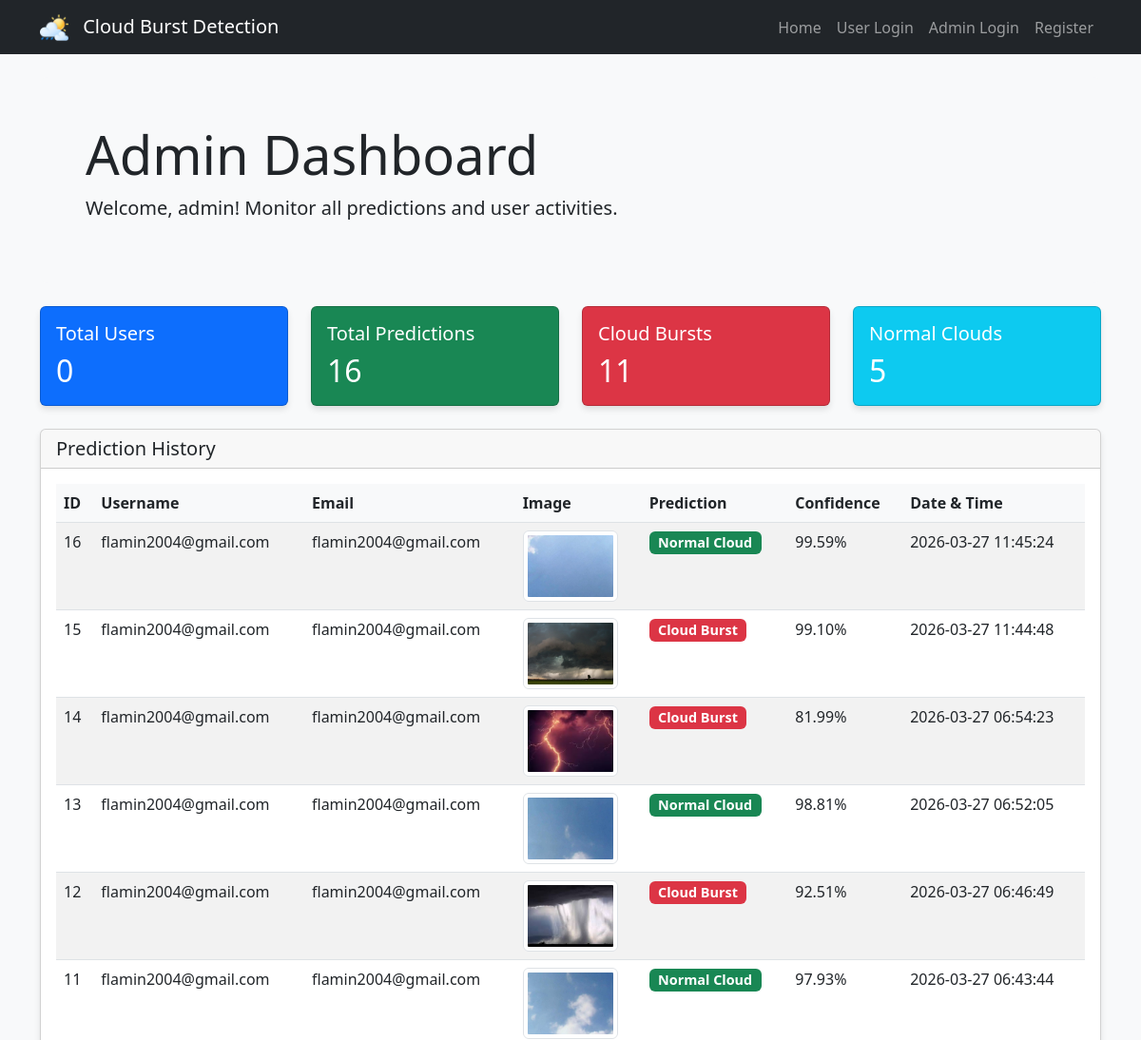
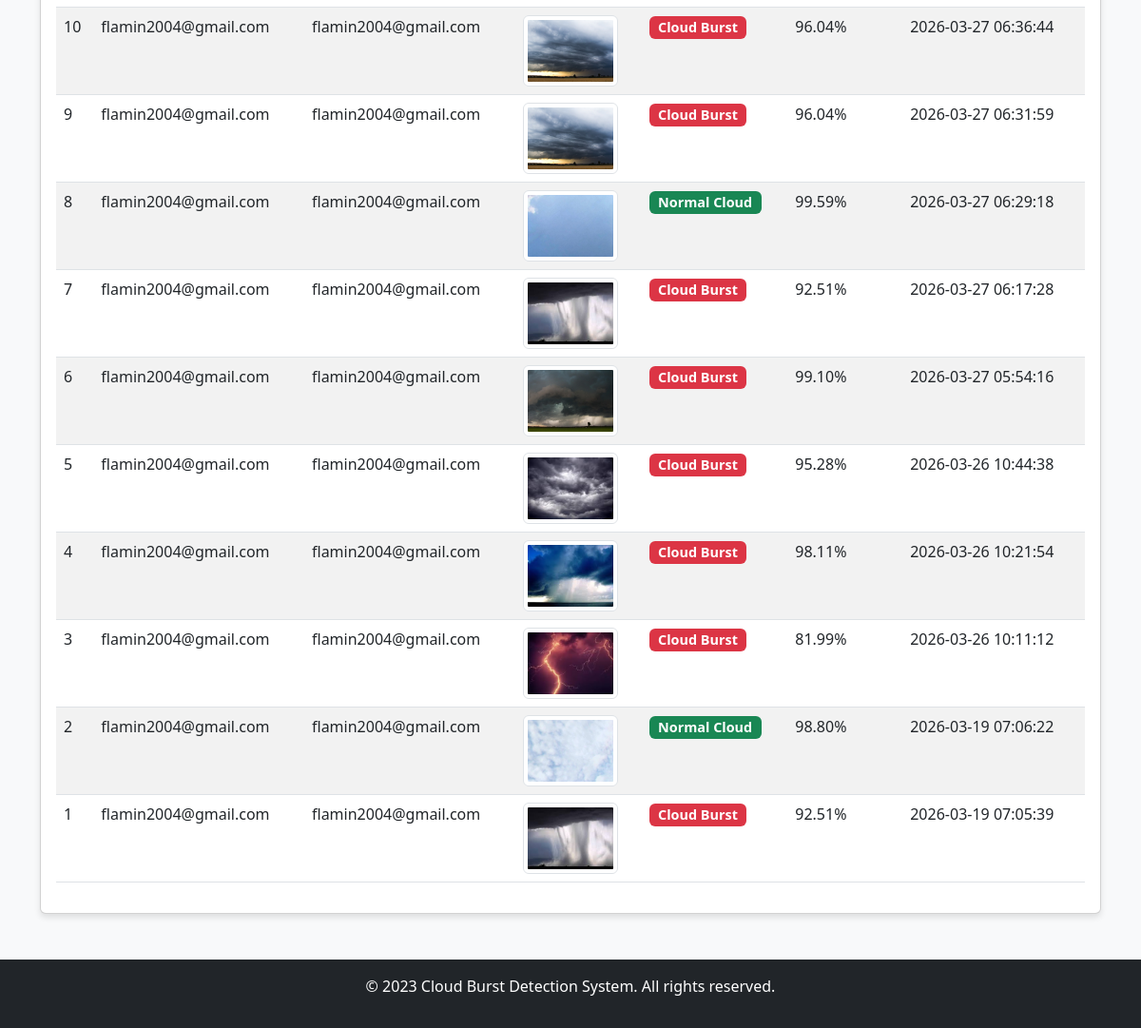
/admin_dashboard (signed in), run on the app's committed database (2 pictures, top to bottom).
### tables this page shows
CREATE TABLE predictions (
        id INTEGER PRIMARY KEY AUTOINCREMENT,
        user_id INTEGER,
        image_path TEXT NOT NULL,
        prediction_result TEXT NOT NULL,
        confidence REAL NOT NULL,
        timestamp DATETIME DEFAULT CURRENT_TIMESTAMP,
        FOREIGN KEY (user_id) REFERENCES users (id)
    );

CREATE TABLE users (
        id INTEGER PRIMARY KEY AUTOINCREMENT,
        username TEXT UNIQUE NOT NULL,
        email TEXT UNIQUE NOT NULL,
        password TEXT NOT NULL
    );

### app.py (the view)
@app.route('/admin_dashboard')
def admin_dashboard():
    if 'user_id' not in session or not session.get('is_admin', False):
        flash('Please login as an admin!', 'danger')
        return redirect(url_for('admin_login'))
    conn = get_db_connection()
    cursor = conn.cursor()
    cursor.execute('''
    SELECT p.id, u.username, u.email, p.image_path, p.prediction_result, p.confidence, p.timestamp
    FROM predictions p
    JOIN users u ON p.user_id = u.id
    ORDER BY p.timestamp DESC
    ''')
    predictions = cursor.fetchall()
    conn.close()
    formatted_predictions = []
    for pred in predictions:
        confidence = pred['confidence']
        try:
            confidence = float(confidence)
        except (ValueError, TypeError) as e:
            print(f"Error converting confidence: {e}")
            confidence = 0.0  # Default value
        formatted_predictions.append({
            'id': pred['id'],
            'username': pred['username'],
            'email': pred['email'],
            'image_path': pred['image_path'],
            'prediction_result': pred['prediction_result'],
            'confidence': confidence,
            'timestamp': pred['timestamp']
        })
    return render_template('admin_dashboard.html', predictions=formatted_predictions)

### app.py (called while the page is built)
def get_db_connection():
    conn = sqlite3.connect('database.db')
    conn.row_factory = sqlite3.Row  # Allow accessing columns by name
    return conn

### templates/admin_dashboard.html
{% extends "base.html" %}
{% block content %}
<div class="row">
    <div class="col-md-12">
        <div class="jumbotron bg-light p-5 rounded-lg mb-4">
            <h1 class="display-4">Admin Dashboard</h1>
            <p class="lead">Welcome, {{ session.username }}! Monitor all predictions and user activities.</p>
        </div>
    </div>
</div>
<div class="row mb-4">
    <div class="col-md-3">
        <div class="card bg-primary text-white">
            <div class="card-body">
                <h5 class="card-title">Total Users</h5>
                <h2 class="card-text">0</h2>
            </div>
        </div>
    </div>
    <div class="col-md-3">
        <div class="card bg-success text-white">
            <div class="card-body">
                <h5 class="card-title">Total Predictions</h5>
                <h2 class="card-text">{{ predictions|length }}</h2>
            </div>
        </div>
    </div>
    <div class="col-md-3">
        <div class="card bg-danger text-white">
            <div class="card-body">
                <h5 class="card-title">Cloud Bursts</h5>
                <h2 class="card-text">{{ predictions|selectattr('prediction_result', 'equalto', 'Cloud Burst')|list|length }}</h2>
            </div>
        </div>
    </div>
    <div class="col-md-3">
        <div class="card bg-info text-white">
            <div class="card-body">
                <h5 class="card-title">Normal Clouds</h5>
                <h2 class="card-text">{{ predictions|selectattr('prediction_result', 'equalto', 'Normal Cloud')|list|length }}</h2>
            </div>
        </div>
    </div>
</div>
<div class="card">
    <div class="card-header">
        <h5 class="mb-0">Prediction History</h5>
    </div>
    <div class="card-body">
        <div class="table-responsive">
            <table class="table table-striped table-hover">
                <thead>
                    <tr>
                        <th>ID</th>
                        <th>Username</th>
                        <th>Email</th>
                        <th>Image</th>
                        <th>Prediction</th>
                        <th>Confidence</th>
                        <th>Date & Time</th>
                    </tr>
                </thead>
                <tbody>
                    {% for prediction in predictions %}
                    <tr>
                        <td>{{ prediction.id }}</td>
                        <td>{{ prediction.username }}</td>
                        <td>{{ prediction.email }}</td>
                        <td>
                            <div class="admin-image-container">
                                <img src="{{ prediction.image_path }}" class="img-thumbnail" alt="Prediction image" onerror="this.src='https://via.placeholder.com/100x75?text=Image+Not+Found'">
                            </div>
                        </td>
                        <td>
                            {% if prediction.prediction_result == "Cloud Burst" %}
                                <span class="badge bg-danger">{{ prediction.prediction_result }}</span>
                            {% else %}
                                <span class="badge bg-success">{{ prediction.prediction_result }}</span>
                            {% endif %}
                        </td>
                        <td>{{ "%.2f"|format(prediction.confidence) }}%</td>
                        <td>{{ prediction.timestamp }}</td>
                    </tr>
                    {% endfor %}
                </tbody>
            </table>
        </div>
    </div>
</div>
{% endblock %}

### static/css/style.css (style rules this page uses)
body { font-family: 'Segoe UI', Tahoma, Geneva, Verdana, sans-serif; background-color: #f8f9fa; }
.jumbotron { padding: 2rem 2rem; margin-bottom: 2rem; background-color: #e9ecef; border-radius: 0.5rem; }
.card { box-shadow: 0 4px 6px rgba(0, 0, 0, 0.1); transition: transform 0.3s ease; }
.table th { background-color: #f8f9fa; }
.badge { font-size: 0.9em; }
.admin-image-container { width: 100px; height: 75px; overflow: hidden; border-radius: 4px; }
.admin-image-container img { width: 100%; height: 100%; object-fit: cover; }

### data on the page
predictions: id "16", username "flamin2004@gmail.com", email "flamin2004@gmail.com", prediction_result "Normal Cloud", confidence "99.59", timestamp "2026-03-27 11:45:24"
predictions: id "15", username "flamin2004@gmail.com", email "flamin2004@gmail.com", prediction_result "Cloud Burst", confidence "99.10", timestamp "2026-03-27 11:44:48"
predictions: id "14", username "flamin2004@gmail.com", email "flamin2004@gmail.com", prediction_result "Cloud Burst", confidence "81.99", timestamp "2026-03-27 06:54:23"
predictions: id "13", username "flamin2004@gmail.com", email "flamin2004@gmail.com", shows a picture, prediction_result "Normal Cloud", confidence "98.81", timestamp "2026-03-27 06:52:05"
predictions: id "12", username "flamin2004@gmail.com", email "flamin2004@gmail.com", prediction_result "Cloud Burst", confidence "92.51", timestamp "2026-03-27 06:46:49"
predictions: id "11", username "flamin2004@gmail.com", email "flamin2004@gmail.com", shows a picture, prediction_result "Normal Cloud", confidence "97.93", timestamp "2026-03-27 06:43:44"
predictions: id "10", username "flamin2004@gmail.com", email "flamin2004@gmail.com", prediction_result "Cloud Burst", confidence "96.04", timestamp "2026-03-27 06:36:44"
predictions: id "9", username "flamin2004@gmail.com", email "flamin2004@gmail.com", prediction_result "Cloud Burst", confidence "96.04", timestamp "2026-03-27 06:31:59"
predictions: id "8", username "flamin2004@gmail.com", email "flamin2004@gmail.com", prediction_result "Normal Cloud", confidence "99.59", timestamp "2026-03-27 06:29:18"
predictions: id "7", username "flamin2004@gmail.com", email "flamin2004@gmail.com", prediction_result "Cloud Burst", confidence "92.51", timestamp "2026-03-27 06:17:28"
predictions: id "6", username "flamin2004@gmail.com", email "flamin2004@gmail.com", prediction_result "Cloud Burst", confidence "99.10", timestamp "2026-03-27 05:54:16"
predictions: id "5", username "flamin2004@gmail.com", email "flamin2004@gmail.com", shows a picture, prediction_result "Cloud Burst", confidence "95.28", timestamp "2026-03-26 10:44:38"
predictions: id "4", username "flamin2004@gmail.com", email "flamin2004@gmail.com", shows a picture, prediction_result "Cloud Burst", confidence "98.11", timestamp "2026-03-26 10:21:54"
predictions: id "3", username "flamin2004@gmail.com", email "flamin2004@gmail.com", prediction_result "Cloud Burst", confidence "81.99", timestamp "2026-03-26 10:11:12"
predictions: id "2", username "flamin2004@gmail.com", email "flamin2004@gmail.com", shows a picture, prediction_result "Normal Cloud", confidence "98.80", timestamp "2026-03-19 07:06:22"
predictions: id "1", username "flamin2004@gmail.com", email "flamin2004@gmail.com", prediction_result "Cloud Burst", confidence "92.51", timestamp "2026-03-19 07:05:39"

### other printed values
{{ session.username }} "admin"
{{ predictions|length }} "16"
